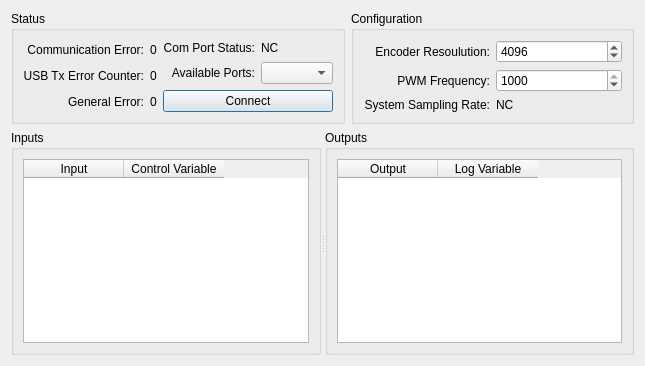
<?xml version="1.0" encoding="UTF-8"?>
<ui version="4.0">
 <class>daq</class>
 <widget class="QDialog" name="daq">
  <property name="geometry">
   <rect>
    <x>0</x>
    <y>0</y>
    <width>645</width>
    <height>366</height>
   </rect>
  </property>
  <property name="windowTitle">
   <string>Dialog</string>
  </property>
  <layout class="QGridLayout" name="gridLayout_6">
   <item row="0" column="0">
    <widget class="QGroupBox" name="groupBox_3">
     <property name="title">
      <string>Status</string>
     </property>
     <layout class="QGridLayout" name="gridLayout_7">
      <item row="0" column="0">
       <layout class="QGridLayout" name="gridLayout_4">
        <item row="0" column="0">
         <widget class="QLabel" name="label">
          <property name="maximumSize">
           <size>
            <width>16777215</width>
            <height>50</height>
           </size>
          </property>
          <property name="text">
           <string>Communication Error:</string>
          </property>
          <property name="alignment">
           <set>Qt::AlignRight|Qt::AlignTrailing|Qt::AlignVCenter</set>
          </property>
         </widget>
        </item>
        <item row="0" column="1">
         <widget class="QLabel" name="lblCommErr">
          <property name="text">
           <string>0</string>
          </property>
         </widget>
        </item>
        <item row="1" column="0">
         <widget class="QLabel" name="label_3">
          <property name="maximumSize">
           <size>
            <width>16777215</width>
            <height>50</height>
           </size>
          </property>
          <property name="text">
           <string>USB Tx Error Counter:</string>
          </property>
          <property name="alignment">
           <set>Qt::AlignRight|Qt::AlignTrailing|Qt::AlignVCenter</set>
          </property>
         </widget>
        </item>
        <item row="1" column="1">
         <widget class="QLabel" name="lblUSBErr">
          <property name="text">
           <string>0</string>
          </property>
         </widget>
        </item>
        <item row="2" column="0">
         <widget class="QLabel" name="label_5">
          <property name="maximumSize">
           <size>
            <width>16777215</width>
            <height>50</height>
           </size>
          </property>
          <property name="text">
           <string>General Error:</string>
          </property>
          <property name="alignment">
           <set>Qt::AlignRight|Qt::AlignTrailing|Qt::AlignVCenter</set>
          </property>
         </widget>
        </item>
        <item row="2" column="1">
         <widget class="QLabel" name="lblGenericErr">
          <property name="text">
           <string>0</string>
          </property>
         </widget>
        </item>
       </layout>
      </item>
      <item row="0" column="1">
       <layout class="QGridLayout" name="gridLayout_3">
        <item row="1" column="1">
         <widget class="QComboBox" name="cbPorts"/>
        </item>
        <item row="1" column="0">
         <widget class="QLabel" name="label_2">
          <property name="text">
           <string>Available Ports:</string>
          </property>
          <property name="alignment">
           <set>Qt::AlignRight|Qt::AlignTrailing|Qt::AlignVCenter</set>
          </property>
         </widget>
        </item>
        <item row="2" column="0" colspan="2">
         <widget class="QPushButton" name="btnConnect">
          <property name="text">
           <string>Connect</string>
          </property>
         </widget>
        </item>
        <item row="0" column="0">
         <widget class="QLabel" name="label_4">
          <property name="text">
           <string>Com Port Status:</string>
          </property>
          <property name="alignment">
           <set>Qt::AlignRight|Qt::AlignTrailing|Qt::AlignVCenter</set>
          </property>
         </widget>
        </item>
        <item row="0" column="1">
         <widget class="QLabel" name="lblCommStatus">
          <property name="text">
           <string>NC</string>
          </property>
          <property name="alignment">
           <set>Qt::AlignLeading|Qt::AlignLeft|Qt::AlignVCenter</set>
          </property>
         </widget>
        </item>
       </layout>
      </item>
     </layout>
    </widget>
   </item>
   <item row="0" column="1">
    <widget class="QGroupBox" name="groupBox_4">
     <property name="title">
      <string>Configuration</string>
     </property>
     <layout class="QGridLayout" name="gridLayout_5">
      <item row="0" column="0">
       <widget class="QLabel" name="label_6">
        <property name="text">
         <string>Encoder Resoulution:</string>
        </property>
        <property name="alignment">
         <set>Qt::AlignRight|Qt::AlignTrailing|Qt::AlignVCenter</set>
        </property>
       </widget>
      </item>
      <item row="0" column="1">
       <widget class="QSpinBox" name="spEnc">
        <property name="maximum">
         <number>16384</number>
        </property>
        <property name="value">
         <number>4096</number>
        </property>
       </widget>
      </item>
      <item row="1" column="0">
       <widget class="QLabel" name="label_7">
        <property name="text">
         <string>PWM Frequency:</string>
        </property>
        <property name="alignment">
         <set>Qt::AlignRight|Qt::AlignTrailing|Qt::AlignVCenter</set>
        </property>
       </widget>
      </item>
      <item row="1" column="1">
       <widget class="QSpinBox" name="spPWM">
        <property name="maximum">
         <number>1000</number>
        </property>
        <property name="value">
         <number>1000</number>
        </property>
       </widget>
      </item>
      <item row="2" column="0">
       <widget class="QLabel" name="label_8">
        <property name="text">
         <string>System Sampling Rate:</string>
        </property>
        <property name="alignment">
         <set>Qt::AlignRight|Qt::AlignTrailing|Qt::AlignVCenter</set>
        </property>
       </widget>
      </item>
      <item row="2" column="1">
       <widget class="QLabel" name="lblSamplingRate">
        <property name="text">
         <string>NC</string>
        </property>
        <property name="alignment">
         <set>Qt::AlignLeading|Qt::AlignLeft|Qt::AlignVCenter</set>
        </property>
       </widget>
      </item>
     </layout>
    </widget>
   </item>
   <item row="1" column="0" colspan="2">
    <widget class="QSplitter" name="splitter">
     <property name="orientation">
      <enum>Qt::Horizontal</enum>
     </property>
     <widget class="QGroupBox" name="groupBox">
      <property name="title">
       <string>Inputs</string>
      </property>
      <layout class="QGridLayout" name="gridLayout">
       <item row="0" column="0">
        <widget class="QTableWidget" name="tblIn">
         <column>
          <property name="text">
           <string>Input</string>
          </property>
         </column>
         <column>
          <property name="text">
           <string>Control Variable</string>
          </property>
         </column>
        </widget>
       </item>
      </layout>
     </widget>
     <widget class="QGroupBox" name="groupBox_2">
      <property name="title">
       <string>Outputs</string>
      </property>
      <layout class="QGridLayout" name="gridLayout_2">
       <item row="0" column="0">
        <widget class="QTableWidget" name="tblOut">
         <column>
          <property name="text">
           <string>Output</string>
          </property>
         </column>
         <column>
          <property name="text">
           <string>Log Variable</string>
          </property>
         </column>
        </widget>
       </item>
      </layout>
     </widget>
    </widget>
   </item>
  </layout>
 </widget>
 <resources/>
 <connections/>
</ui>
